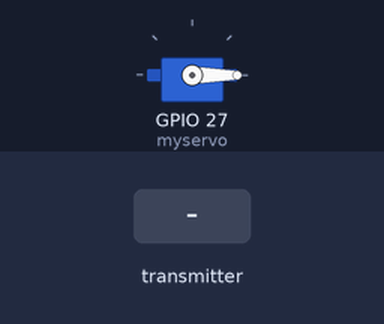
A sketch run on a simulated ESP32. On the bench: servo. The test bench sets the inputs (shaded band). WiFi joins after 1.5 s; servers stay silent unless stated; what the sketch prints to the serial monitor is not drawn. At 12.5 s the program restarts the board; the recording ends there.

Above: at 5.2 s.
5.3 s: the transmitter starts sending b = 1024
At 5.76 s:
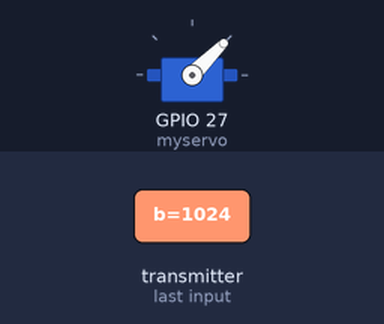
At 6.7 s:
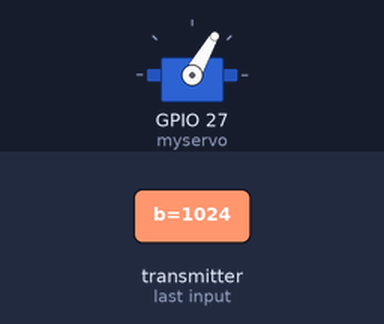
Timing chart, 0 to 9.0 s (numbered marks = the images above; inputs shaded):
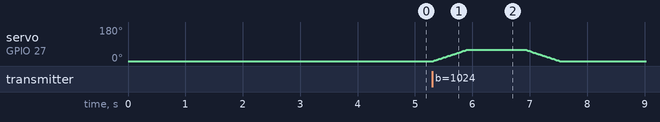

Measured:
- after the input at 5.3 s, servo on GPIO 27 (myservo): rises from 0° to 60° in 0.60 s, then falls to 0° in 1.6 s

The sketch:

homenetwork_project.ino
```cpp
// 라이브러리
#include <esp_now.h>
#include <WiFi.h>
#include <FS.h>
#include <AsyncTCP.h>
#include <ESPAsyncWebServer.h>
#include "ESP32Servo.h"

// 서보모터와 각도
Servo myservo;
int angle = 0;

//와이파이 연결
const char* wifi_network_ssid = "TP-LINK_1B78";
const char* wifi_network_password =  "april1204";

const char *soft_ap_ssid = "MyESP32AP";
const char *soft_ap_password = "testpassword";

void initWiFi() {
  WiFi.mode(WIFI_MODE_APSTA);
  WiFi.softAP(soft_ap_ssid, soft_ap_password);
  WiFi.begin(wifi_network_ssid, wifi_network_password);
  Serial.print("Connecting to WiFi ..");
  while (WiFi.status() != WL_CONNECTED) {
    Serial.print('.');
    delay(1000);
  }

  Serial.print("ESP32 IP as soft AP: ");
  Serial.println(WiFi.softAPIP());

  Serial.print("ESP32 IP on the WiFi network: ");
  Serial.println(WiFi.localIP());
}

// 웹 서버 포트 80으로 연결
AsyncWebServer server(80);

// 서보모터 움직임
void servoON() {
  for (int angle = 0; angle <= 60; angle++) {
    myservo.write(angle);
    delay(10);
  }
  delay(1000);

  for (int angle = 60; angle >= 0; angle--) {
    myservo.write(angle);
    delay(10);
  }
  delay(1000);

  myservo.write(0);
  delay(3000);
}

// 수신 받을 데이터 유형
typedef struct struct_message {
  int b;
} struct_message;

// 수신 받을 데이터
struct_message myData;

// 시리얼 모니터에 보이는 데이터의 값
void OnDataRecv(const uint8_t * mac, const uint8_t *incomingData, int len) {
  memcpy(&myData, incomingData, sizeof(myData));
  Serial.print("Int: ");
  Serial.println(myData.b);
  Serial.println();
}

// 웹 메인
const char index_html[] PROGMEM = R"rawliteral(
<!DOCTYPE HTML><html>
<head>
  <title>Web server</title>
  <style>
    button{
      width: 120px;
      height: 40px;
      color: #fff;
      background-color: #004fff;
      font-size: 12px;
      border: 2px solid #ffffff;
      left:50%;
      top:50%;
      display: inline;
      margin:auto;
      display:block;
    }
    button:focus {
      outline:0;
    }
    button:hover {
      background: rgba(0,79,255,0.9);
      cursor: pointer;
    }
    h1 {
      color:black;
      text-align:center;
    }
  </style>
</head>
<body>
  <h1>Always</h1>

  </br>

  <button type="botton01" onclick="location.href='http://192.168.43.177/servoon'">FOOD</button>
  <button type="botton01" onclick="location.href='http://192.168.43.177/wateron'">WATER</button>
  <button type="botton02" onclick="location.href='http://192.168.43.177/voice'">VOICE</button>
  <button type="botton03" onclick="location.href='http://192.168.43.164:8080/stream/video.mjpeg '">Realtime</button>

<script>

</script>
</body>
</html>)rawliteral";

// FOOD 페이지
const char index_html2[] PROGMEM = R"rawliteral(
<!DOCTYPE HTML><html>
<head>
  <title>Web server</title>
  <style>
    button{
      width: 120px;
      height: 40px;
      color: #fff;
      background-color: #004fff;
      font-size: 12px;
      border: 2px solid #ffffff;
      left:50%;
      top:50%;
      display: inline;
      margin:auto;
      display:block;
    }
    button:focus {
      outline:0;
    }
    button:hover {
      background: rgba(0,79,255,0.9);
      cursor: pointer;
    }
    h1 {
      color:black;
      text-align:center;
    }
  </style>
</head>
<body>
  <h1>Always</h1>

  </br>

  <button type="botton01" onclick="location.href='http://192.168.43.177/servoon'">FOOD ON</button>
  <button type="botton01" onclick="location.href='http://192.168.43.177/projectFile'">BACK TO</button>

<script>

</script>
</body>
</html>)rawliteral";

void setup()
{
  Serial.begin(115200);

  initWiFi();

  server.on("/projectFile", HTTP_GET, [](AsyncWebServerRequest * request) {
    request->send(200, "text/html", index_html);
  });

  server.on("/servoon", HTTP_GET, [](AsyncWebServerRequest * request) {
    request->send(200, "text/html", index_html2);
    servoON();
  });

  server.begin();

  if (esp_now_init() != ESP_OK) {
    Serial.println("Error initializing ESP-NOW");
    return;
  }

  esp_now_register_recv_cb(OnDataRecv);

  myservo.attach(27);
  myservo.write(angle);
  delay(2000);

  if (myservo.attach(27) == false) {
    myservo.attach(27);
  }
}

void loop() {
  if (myData.b) {
    servoON();
    myservo.detach();
    delay(1000);
    ESP.restart();
  }
}
```
